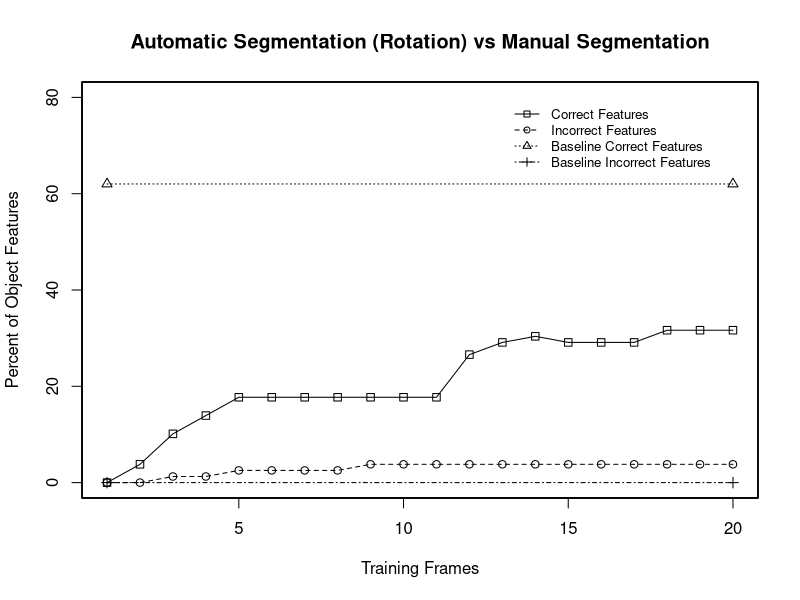

Reproduce this figure in R.
par(xaxt="n")
par(yaxt="n")


d <- read.table("pony_rot.dat", header=TRUE, sep=",")
ponyx <- d[,1]
ponyy <- d[,2]

d <- read.table("wolf_rot.dat", header=TRUE, sep=",")
wolfx <- d[,1]
wolfy <- d[,2]

x <- ponyx
y <- (ponyy + wolfy)/0.79

plot(x, y, type = 'o', ylim = c(0, 80), lty=1, pch=0, xlab="", ylab="");
par(new=TRUE)


d <- read.table("pony_rot.dat", header=TRUE, sep=",")
ponyx <- d[,1]
ponyy <- d[,3]

d <- read.table("wolf_rot.dat", header=TRUE, sep=",")
wolfx <- d[,1]
wolfy <- d[,3]

x <- ponyx
y <- (ponyy + wolfy)/0.79

plot(x, y, type = 'o', ylim = c(0, 80), lty=2, pch=1, xlab="", ylab="");
par(new=TRUE)



d <- read.table("pony_rot_baseline.dat", header=TRUE, sep=",")
ponyx <- d[,1]
ponyy <- d[,2]

d <- read.table("wolf_rot_baseline.dat", header=TRUE, sep=",")
wolfx <- d[,1]
wolfy <- d[,2]

x <- ponyx
y <- (ponyy + wolfy)/0.79

plot(x, y, type = 'o', ylim = c(0, 80), lty=3, pch=2, xlab="", ylab="");
par(new=TRUE)



par(xaxt="s")
par(yaxt="s")

d <- read.table("pony_rot_baseline.dat", header=TRUE, sep=",")
ponyx <- d[,1]
ponyy <- d[,3]

d <- read.table("wolf_rot_baseline.dat", header=TRUE, sep=",")
wolfx <- d[,1]
wolfy <- d[,3]

x <- ponyx
y <- (ponyy + wolfy)/0.79

plot(x, y, type = 'o', ylim = c(0, 80), lty=4, pch=3, xlab="Training Frames", ylab="Percent of Object Features", main="Automatic Segmentation (Rotation) vs Manual Segmentation");
par(new=TRUE)

legend("topright", legend = c("Correct Features", "Incorrect Features", "Baseline Correct Features", "Baseline Incorrect Features"), text.width = strwidth("Baseline Incorrect Features"), xjust = 1, yjust = 1, lty = c(1,2,3,4), pch = c(0,1,2,3), bty = "n", cex = 0.8, title = "")

